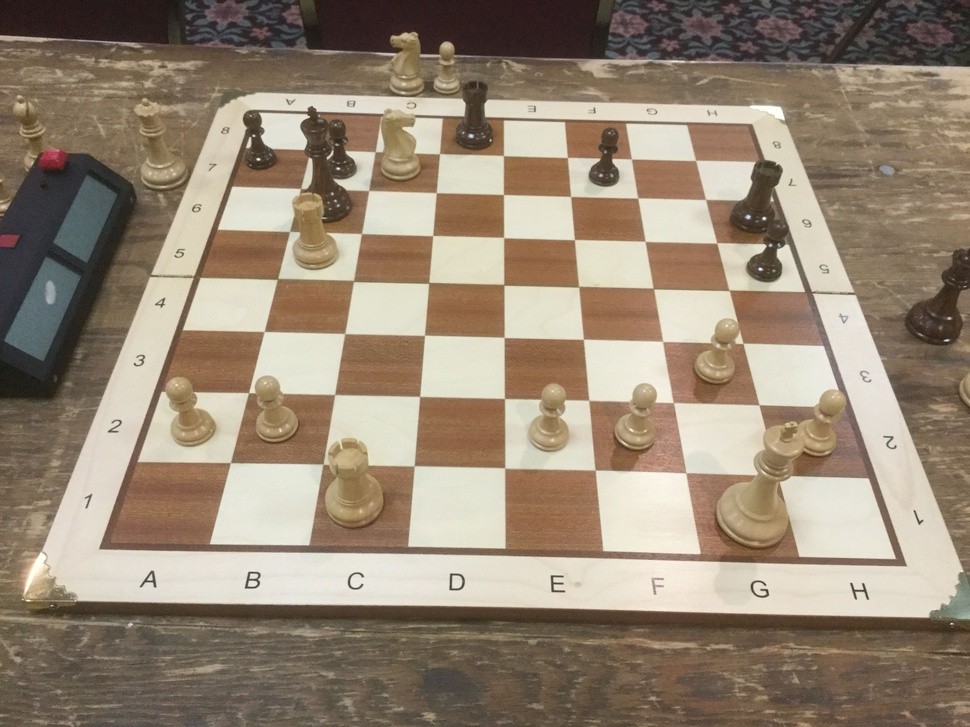
#> input picture data/chessboard.jpeg, 970 x 727 px, shrunk from 3264 x 2448 before the run
$ jupyter execute try.ipynb
#> lines starting #> are read from the running program, lines starting #| are printed output that depends on the picture; after the words box and inside, x2 and y2 are one past the last pixel; in counts of white or black regions, pixels touching at a corner belong together
[cell 1]
import cv2
import numpy as np
import matplotlib.pyplot as plt
from sklearn.cluster import DBSCAN

def display_image(img, title="Image"):
    """Utility function to display an image."""
    plt.figure(figsize=(10, 8))
    if len(img.shape) == 2:  # Grayscale image
        plt.imshow(img, cmap='gray')
    else:  # Color image
        plt.imshow(cv2.cvtColor(img, cv2.COLOR_BGR2RGB))
    plt.title(title)
    plt.axis('off')
    plt.show()

def detect_and_draw_lines(image, edges, rho, theta, threshold):
    """
    Function to detect and draw lines using the Hough Transform.
    """
    lines = cv2.HoughLines(edges, rho, theta, threshold)
    if lines is not None:
        line_img = np.zeros_like(image)
        for line in lines:
            rho, theta = line[0]
            a = np.cos(theta)
            b = np.sin(theta)
            x0 = a * rho
            y0 = b * rho
            x1 = int(x0 + 1000 * (-b))
            y1 = int(y0 + 1000 * (a))
            x2 = int(x0 - 1000 * (-b))
            y2 = int(y0 - 1000 * (a))
            cv2.line(line_img, (x1, y1), (x2, y2), (255, 255, 255), 1)
        return line_img, lines
    else:
        return None, None

def calculate_heat_map(lattice_points, image_shape):
    """
    Generate a heat map based on detected lattice points.
    """
    heat_map = np.zeros(image_shape[:2], dtype=np.float32)
    for point in lattice_points:
        heat_map[point[1], point[0]] += 1  # Increment heat at lattice point positions

    # Apply Gaussian blur to create smoother heat map
    heat_map = cv2.GaussianBlur(heat_map, (15, 15), 0)
    return heat_map

def cluster_lattice_points(lattice_points):
    """
    Cluster lattice points to identify the chessboard region.
    """
    # Convert to a NumPy array for clustering
    points = np.array(lattice_points)

    # DBSCAN clustering
    clustering = DBSCAN(eps=20, min_samples=5).fit(points)  # Tune `eps` and `min_samples` as needed
    labels = clustering.labels_

    # Filter points belonging to the largest cluster
    largest_cluster = max(set(labels), key=list(labels).count)
    clustered_points = points[labels == largest_cluster]

    return clustered_points

def locate_chessboard_boundary(clustered_points):
    """
    Locate the bounding polygon around the clustered points.
    """
    # Convert points to the required shape for cv2 functions
    clustered_points = np.array(clustered_points, dtype=np.int32)

    # Find the convex hull of the clustered points
    hull = cv2.convexHull(clustered_points)
    return hull


def process_image(input_path):
    # Load the input image
#> called with input_path = '../data/chessboard.jpeg'
    image = cv2.imread(input_path, cv2.IMREAD_COLOR)
#> image is the input picture: shape (727, 970, 3); mean B, G, R 117.2, 135.6, 151.1
    if image is None:
        raise FileNotFoundError("Image not found. Please check the path.")

    # Step 1: Convert to grayscale
    gray_image = cv2.cvtColor(image, cv2.COLOR_BGR2GRAY)
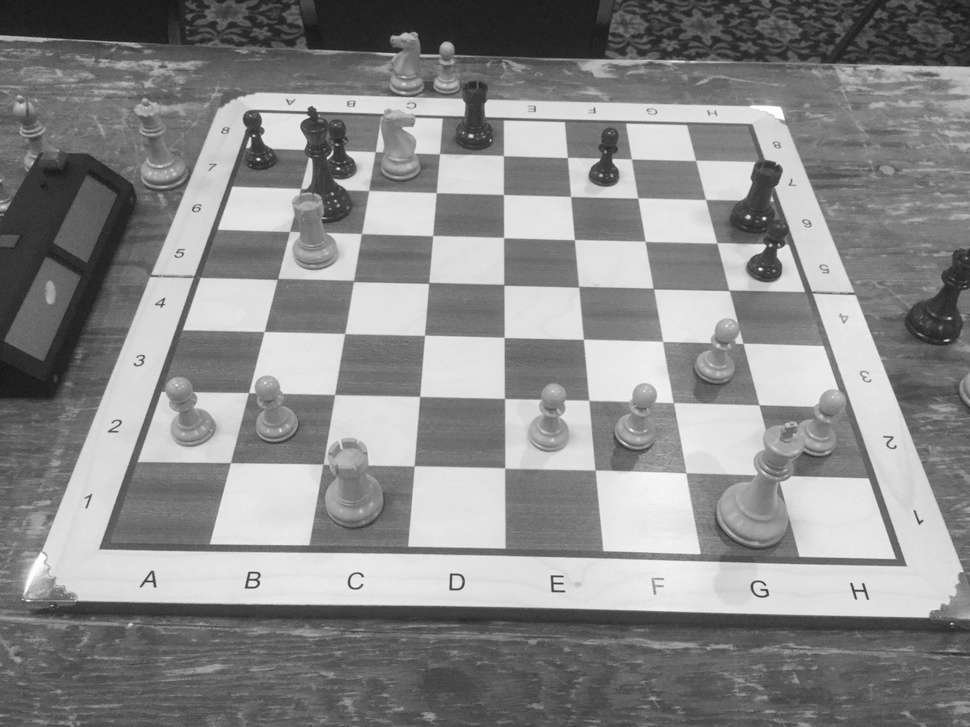
#> gray_image: shape (727, 970); min 18, max 254, mean 138.2
    display_image(gray_image, "Grayscale Image")

    # Step 2: Apply Gaussian Blur (helps reduce noise)
    blurred = cv2.GaussianBlur(gray_image, (5, 5), 0)
    display_image(blurred, "Blurred Image")

    # Step 3: Apply Canny edge detection
    low_threshold = 50
    high_threshold = 150
    edges = cv2.Canny(blurred, low_threshold, high_threshold)
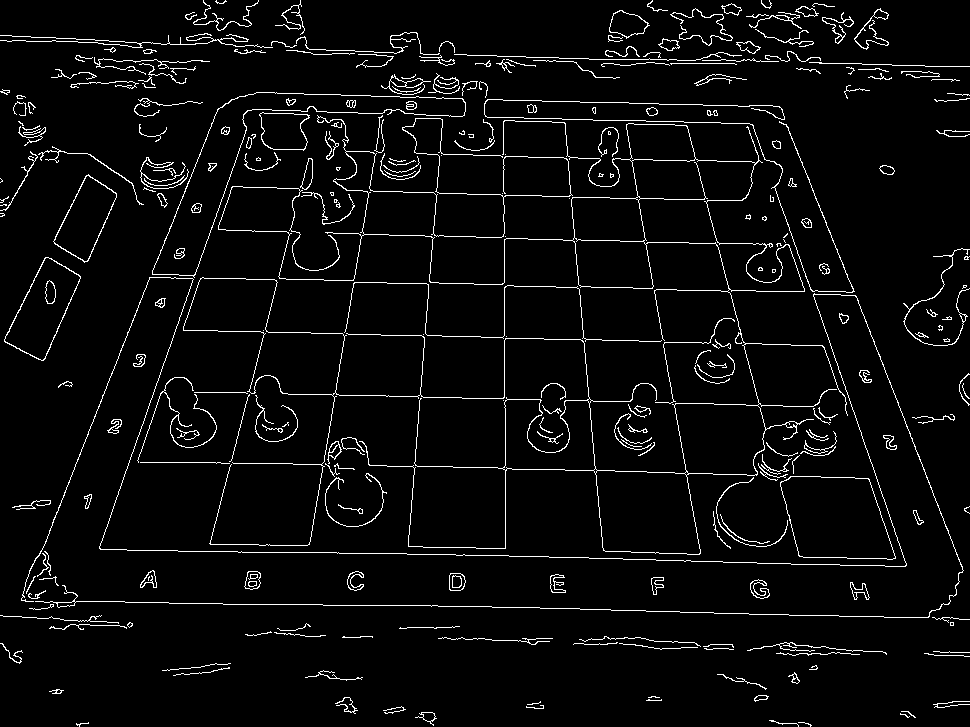
#> edges: shape (727, 970); 4.3% white in thin lines or dots
    display_image(edges, "Edges")

    # Step 4: Detect lines using Hough Transform
    rho = 1
    theta = 0.0087
    threshold = 300
    line_img, lines = detect_and_draw_lines(gray_image, edges, rho, theta, threshold)
#> in detect_and_draw_lines, `lines = cv2.HoughLines(edges, rho, theta, threshold)`: lines = [[275, 0.339], [395, 0.165], [600, 1.58], [179, 1.6], [84, 1.6], [45, 1.59], [326, 1.59], [274, 1.59]]
#> the loop in detect_and_draw_lines, `for line in lines:` made 8 passes
#> (rho, theta, a, b, x0, y0, x1, y1) on passes 1 to 8: (275, 0.339, 0.943, 0.333, 259.3, 91.53, -73, 1034), (395, 0.165, 0.986, 0.165, 389.6, 65, 225, 1051), (600, 1.58, -0.0126, 1, -7.56, 600, -1007, 587), (179, 1.6, -0.03, 1, -5.37, 178.9, -1004, 148), (84, 1.6, -0.03, 1, -2.52, 83.96, -1002, 53), (45, 1.59, -0.0213, 1, -0.959, 44.99, -1000, 23), (326, 1.59, -0.0213, 1, -6.94, 325.9, -1006, 304), (274, 1.59, -0.0213, 1, -5.84, 273.9, -1005, 252)
#> after the loop in detect_and_draw_lines, `for line in lines:`:
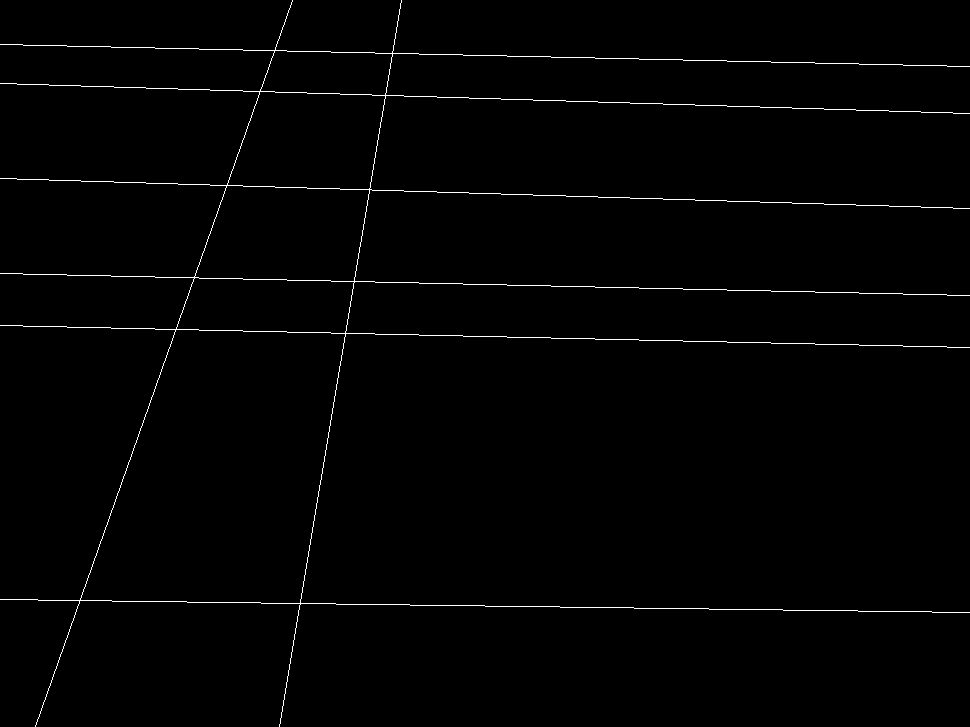
#> line_img: shape (727, 970); 1% white in thin lines or dots
    if line_img is not None:
        display_image(line_img, "Detected Lines")
    else:
        print("No lines detected.")
        return

    # Step 5: Detect lattice points as intersections of lines
    lattice_points = []
    if lines is not None:
        height, width = gray_image.shape
#> height = 727; width = 970
        for i in range(len(lines)):
            for j in range(i + 1, len(lines)):
                rho1, theta1 = lines[i][0]
                rho2, theta2 = lines[j][0]
                det = np.sin(theta1) * np.cos(theta2) - np.sin(theta2) * np.cos(theta1)
                if abs(det) > 1e-5:  # Avoid parallel lines
                    x = (rho2 * np.sin(theta1) - rho1 * np.sin(theta2)) / det
                    y = (rho1 * np.cos(theta2) - rho2 * np.cos(theta1)) / det

                    # Add boundary check
                    if 0 <= x < width and 0 <= y < height:
                        lattice_points.append((int(x), int(y)))
#> this loop made 8 passes
#> after the loop, lattice_points = [(79, 601), (226, 185), (259, 91), (273, 50), (175, 329), (193, 278), (299, 603), (368, 190), (384, 95), (391, 53), (344, 333), (353, 281)]

    # Step 6: Generate heat map
    if lattice_points:
        heat_map = calculate_heat_map(lattice_points, gray_image.shape)
#> the loop in calculate_heat_map, `for point in lattice_points:` made 12 passes
#> after the loop in calculate_heat_map, `for point in lattice_points:`:
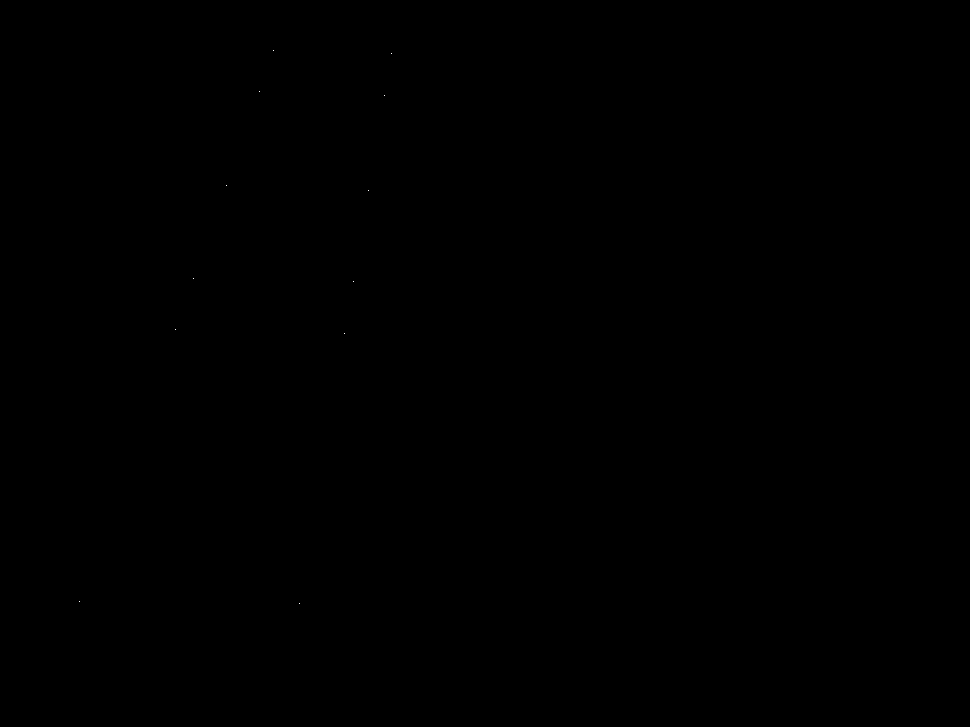
#> heat_map: shape (727, 970) float32; values 0 (black) and 1 (white), 0% white in thin lines or dots, all inside (x1, y1, x2, y2) = (79, 50, 392, 604)
        display_image(heat_map, "Heat Map")

        # Step 7: Cluster lattice points and locate chessboard
        if lattice_points:
            clustered_points = cluster_lattice_points(lattice_points)
#> in cluster_lattice_points, `points = np.array(lattice_points)`: points = [[79, 601], [226, 185], [259, 91], [273, 50], [175, 329], [193, 278], [299, 603], [368, 190], [384, 95], [391, 53], [344, 333], [353, 281]]
#> in cluster_lattice_points, `labels = clustering.labels_`: labels = [-1, -1, -1, -1, -1, -1, -1, -1, -1, -1, -1, -1]
#> in cluster_lattice_points, `largest_cluster = max(set(labels), key=list(labels).count)`: largest_cluster = -1
#> in cluster_lattice_points, `clustered_points = points[labels == largest_cluster]`: clustered_points has the same summary as points
#> clustered_points has the same summary as points in cluster_lattice_points
            if clustered_points.size > 0:
                hull = locate_chessboard_boundary(clustered_points)
#> in locate_chessboard_boundary, `clustered_points = np.array(clustered_points, dtype=np.int32)`: clustered_points has the same summary as points in cluster_lattice_points
#> in locate_chessboard_boundary, `hull = cv2.convexHull(clustered_points)`: hull = [[391, 53], [353, 281], [299, 603], [79, 601], [273, 50]]

                # Draw the convex hull on the original image
                cv2.drawContours(image, [hull], 0, (0, 255, 0), 3)
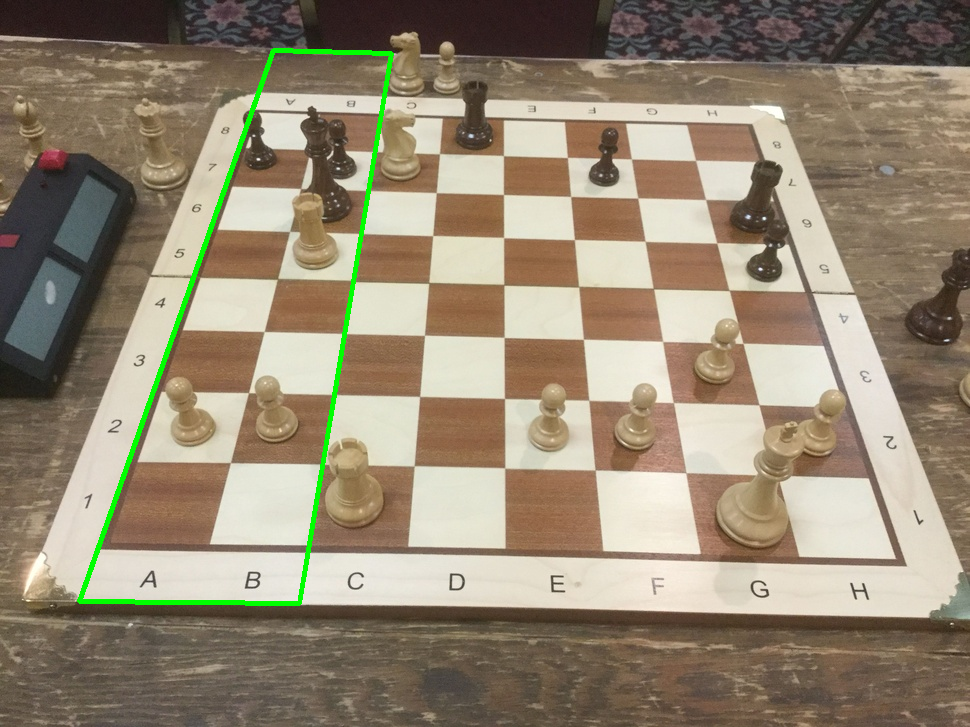
#> image: shape (727, 970, 3); 1.05% of pixels changed, all inside (x1, y1, x2, y2) = (77, 48, 394, 606)
                display_image(image, "Detected Chessboard with Bounding Polygon")
            else:
                print("No clusters found.")
        else:
            print("No lattice points detected.")


# Usage
input_path = "../data/chessboard.jpeg"  # Replace with your image path
process_image(input_path)
